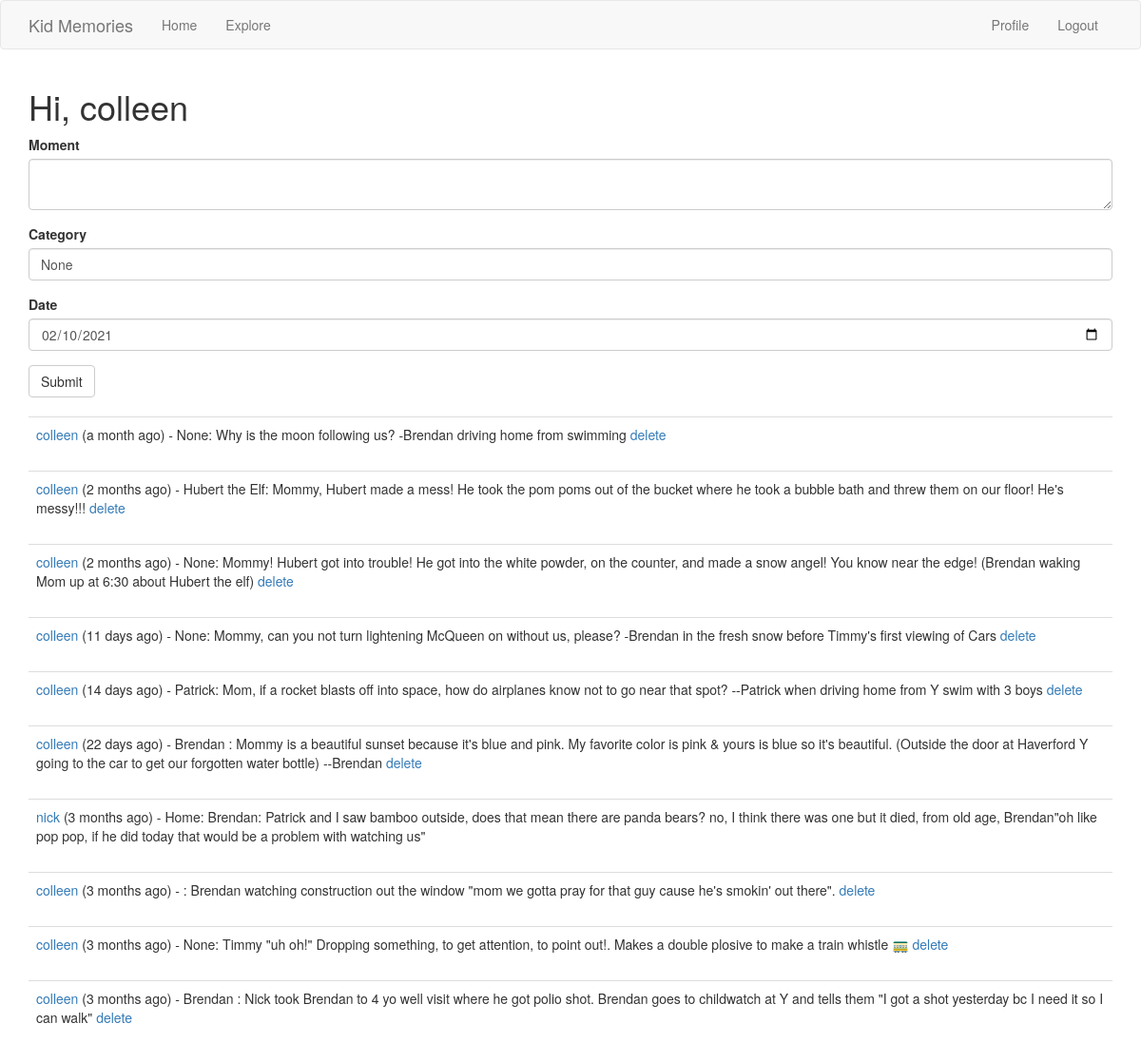
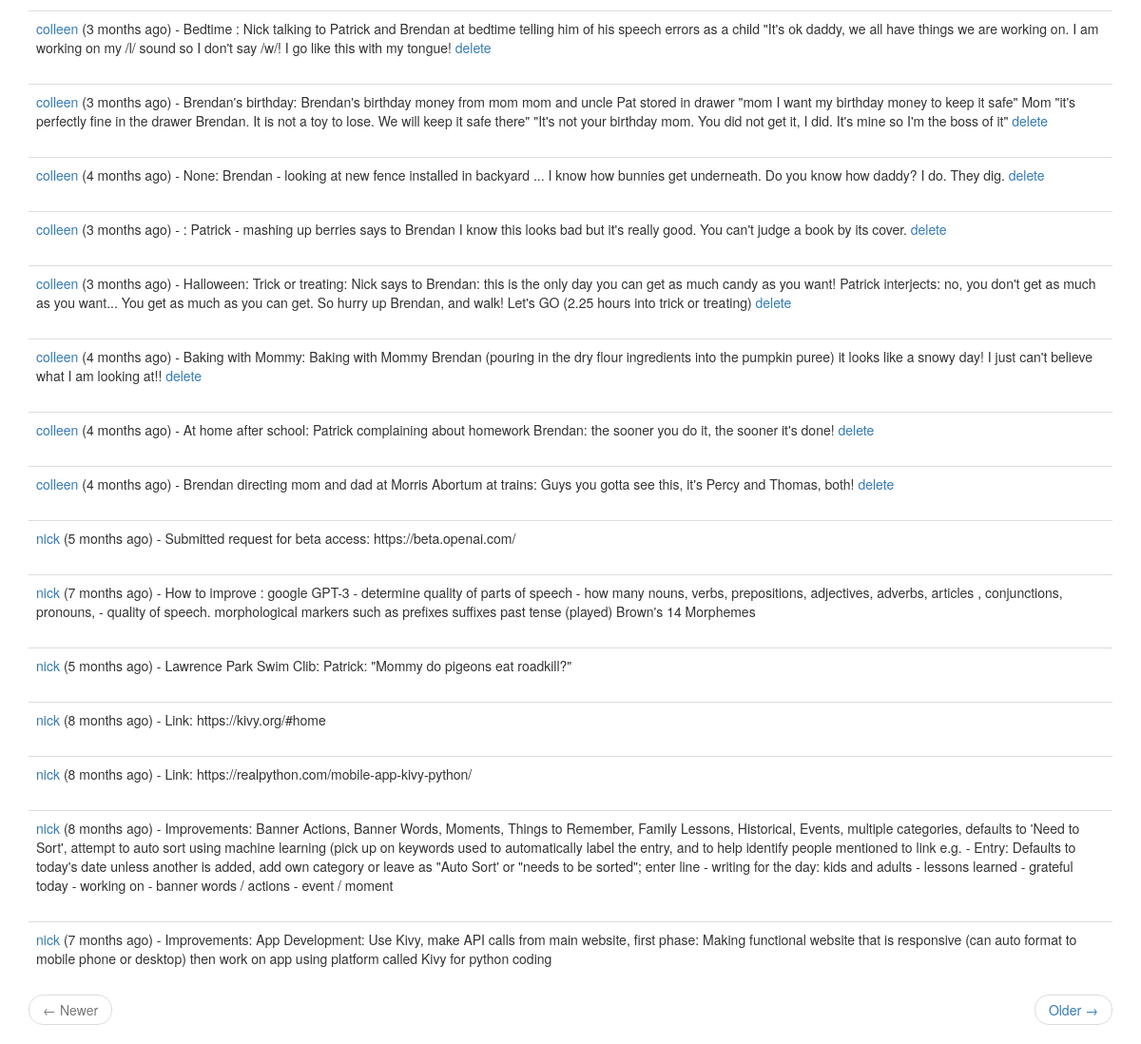
The page /index (signed in) on the database its author committed (2 pictures, top to bottom).
### app/models.py (models this page shows, shortened)
class PaginatedAPIMixin(object):
    @staticmethod
    def to_collection_dict(query, page, per_page, endpoint, **kwargs):
        resources = query.paginate(page, per_page, False)
        data = {
            'items': [item.to_dict() for item in resources.items],
            '_meta': {
                'page': page,
                'per_page': per_page,
                'total_pages': resources.pages,
                'total_items': resources.total
            },
            '_links': {
                'self': url_for(endpoint, page=page, per_page=per_page,
                                **kwargs),
                'next': url_for(endpoint, page=page + 1, per_page=per_page,
                                **kwargs) if resources.has_next else None,
                'prev': url_for(endpoint, page=page - 1, per_page=per_page,
                                **kwargs) if resources.has_prev else None
            }
        }
        return data

class User(UserMixin, PaginatedAPIMixin, db.Model):
    id = db.Column(db.Integer, primary_key=True)
    username = db.Column(db.String(64), index=True, unique=True)
    email = db.Column(db.String(120), index=True, unique=True)
    password_hash = db.Column(db.String(128))
    posts = db.relationship('Post', backref='author', lazy='dynamic')
    about_me = db.Column(db.String(140))
    last_seen = db.Column(db.DateTime, default=datetime.utcnow)
    token = db.Column(db.String(32), index=True, unique=True)
    token_expiration = db.Column(db.DateTime)
    followed = db.relationship(
        'User', secondary=followers,
        primaryjoin=(followers.c.follower_id == id),
        secondaryjoin=(followers.c.followed_id == id),
        backref=db.backref('followers', lazy='dynamic'), lazy='dynamic')
    def followed_posts(self):
        followed = Post.query.join(
            followers, (followers.c.followed_id == Post.user_id)).filter(
                followers.c.follower_id == self.id)
        own = Post.query.filter_by(user_id=self.id)
        return followed.union(own).order_by(Post.timestamp.desc())

class Post(db.Model):
    id = db.Column(db.Integer, primary_key=True)
    body = db.Column(db.String(140))
    category = db.Column(db.String(25), nullable=True)
    eventdate = db.Column(db.DateTime, default=datetime.utcnow)
    timestamp = db.Column(db.DateTime, index=True, default=datetime.utcnow)
    user_id = db.Column(db.Integer, db.ForeignKey('user.id'))
    image = db.Column(db.String(255), nullable = True)

### app/main/routes.py (the view)
@bp.route('/', methods=['GET', 'POST'])
@bp.route('/index', methods=['GET', 'POST'])
@login_required
def index():
    form = PostForm()
    if form.validate_on_submit():
        post = Post(body=form.post.data, author=current_user, category=form.category.data, eventdate=form.eventdate.data)
        db.session.add(post)
        db.session.commit()
        flash('Moment added')
        return redirect(url_for('main.index'))
    page = request.args.get('page', 1, type=int)
    posts = current_user.followed_posts().paginate(
        page, current_app.config['POSTS_PER_PAGE'], False)
    next_url = url_for('main.index', page=posts.next_num) \
        if posts.has_next else None
    prev_url = url_for('main.index', page=posts.prev_num) \
        if posts.has_prev else None
    return render_template('index.html', title='Home', form=form,posts=posts.items, next_url=next_url,prev_url=prev_url)

### app/main/forms.py
class PostForm(FlaskForm):
    post = TextAreaField('Moment', validators=[DataRequired()])
    category = StringField('Category', default='None')
    eventdate = DateField('Date', default=datetime.today() )
    submit = SubmitField('Submit')

### app/main/routes.py (called while the page is built)
@bp.before_app_request
def before_request():
    if current_user.is_authenticated:
        current_user.last_seen = datetime.utcnow()
        db.session.commit()

### app/models.py (called while the page is built)
@login.user_loader
def load_user(id):
    return User.query.get(int(id))

### app/templates/index.html
{% extends "base.html" %}
{% import 'bootstrap/wtf.html' as wtf %}
{% block app_content %}
    <h1>Hi, {{ current_user.username }}</h1>
    {% if form %}
    {{ wtf.quick_form(form) }}
    <br>
    {% endif %}
    {% for post in posts %}
        {% include '_post.html' %}
    {% endfor %}
    <nav aria-label="...">
        <ul class="pager">
            <li class="previous{% if not prev_url %} disabled{% endif %}">
                <a href="{{ prev_url or '#' }}">
                    <span aria-hidden="true">&larr;</span> Newer
                </a>
            </li>
            <li class="next{% if not next_url %} disabled{% endif %}">
                <a href="{{ next_url or '#' }}">
                    Older <span aria-hidden="true">&rarr;</span>
                </a>
            </li>
        </ul>
    </nav>
{% endblock %}

### app/templates/_post.html (shortened to what this page needs)
<table class="table table-hover">
        <tr>
            <td>
            {{ user_link }} ({{ moment(post.eventdate).fromNow() }}) - {{post.category}}: {{ post.body }}
            {% if post.author.username == current_user.username %}
                 <a href="{{ url_for('main.deletenote', id=post.id) }}">delete</a>
            {% endif %}
            </td>
        </tr>
    </table>

### rows shown on the page
User: username "colleen"
Post: user_link "colleen", eventdate "a month ago", category "None", body "Why is the moon following us? -Brendan driving home from swimming"
Post: user_link "colleen", eventdate "2 months ago", category "Hubert the Elf", body "Mommy, Hubert made a mess! He took the pom poms out of the bucket where he took a bubble bath and threw them on our floor! He's messy!!!"
Post: user_link "colleen", eventdate "2 months ago", category "None", body "Mommy! Hubert got into trouble! He got into the white powder, on the counter, and made a snow angel! You know near the edge! (Brendan waking Mom up at 6:30 about Hubert the elf)"
Post: user_link "colleen", eventdate "11 days ago", category "None", body "Mommy, can you not turn lightening McQueen on without us, please? -Brendan in the fresh snow before Timmy's first viewing of Cars"
Post: user_link "colleen", eventdate "14 days ago", category "Patrick", body "Mom, if a rocket blasts off into space, how do airplanes know not to go near that spot? --Patrick when driving home from Y swim with 3 boys"
Post: user_link "colleen", eventdate "22 days ago", category "Brendan", body "Mommy is a beautiful sunset because it's blue and pink. My favorite color is pink & yours is blue so it's beautiful. (Outside the door at Haverford Y going to the car to get our forgotten water bottle) --Brendan"
Post: user_link "nick", eventdate "3 months ago", category "Home", body "Brendan: Patrick and I saw bamboo outside, does that mean there are panda bears? no, I think there was one but it died, from old age, Brendan\"oh like pop pop, if he did today that would be a problem with watching us\""
Post: user_link "colleen", eventdate "3 months ago", body "Brendan watching construction out the window \"mom we gotta pray for that guy cause he's smokin' out there\"."
Post: user_link "colleen", eventdate "3 months ago", category "None", body "Timmy \"uh oh!\" Dropping something, to get attention, to point out!. Makes a double plosive to make a train whistle 🚃"
Post: user_link "colleen", eventdate "3 months ago", category "Brendan", body "Nick took Brendan to 4 yo well visit where he got polio shot. Brendan goes to childwatch at Y and tells them \"I got a shot yesterday bc I need it so I can walk\""
Post: user_link "colleen", eventdate "3 months ago", category "Bedtime", body "Nick talking to Patrick and Brendan at bedtime telling him of his speech errors as a child \"It's ok daddy, we all have things we are working on. I am working on my /l/ sound so I don't say /w/! I go like this with my tongue!"
Post: user_link "colleen", eventdate "3 months ago", category "Brendan's birthday", body "Brendan's birthday money from mom mom and uncle Pat stored in drawer \"mom I want my birthday money to keep it safe\" Mom \"it's perfectly fine in the drawer Brendan. It is not a toy to lose. We will keep it safe there\" \"It's not your birthday mom. You did not get it, I did. It's mine so I'm the boss of it\""
Post: user_link "colleen", eventdate "4 months ago", category "None", body "Brendan - looking at new fence installed in backyard ... I know how bunnies get underneath. Do you know how daddy? I do. They dig."
Post: user_link "colleen", eventdate "3 months ago", body "Patrick - mashing up berries says to Brendan I know this looks bad but it's really good. You can't judge a book by its cover."
Post: user_link "colleen", eventdate "3 months ago", category "Halloween", body "Trick or treating: Nick says to Brendan: this is the only day you can get as much candy as you want! Patrick interjects: no, you don't get as much as you want... You get as much as you can get. So hurry up Brendan, and walk! Let's GO (2.25 hours into trick or treating)"
Post: user_link "colleen", eventdate "4 months ago", category "Baking with Mommy", body "Baking with Mommy Brendan (pouring in the dry flour ingredients into the pumpkin puree) it looks like a snowy day! I just can't believe what I am looking at!!"
Post: user_link "colleen", eventdate "4 months ago", category "At home after school", body "Patrick complaining about homework Brendan: the sooner you do it, the sooner it's done!"
Post: user_link "colleen", eventdate "4 months ago", category "Brendan directing mom and dad at Morris Abortum at trains", body "Guys you gotta see this, it's Percy and Thomas, both!"
Post: user_link "nick", eventdate "5 months ago", category "Submitted request for beta access", body "https://beta.openai.com/"
Post: user_link "nick", eventdate "7 months ago", category "How to improve", body "google GPT-3 - determine quality of parts of speech - how many nouns, verbs, prepositions, adjectives, adverbs, articles , conjunctions, pronouns, - quality of speech. morphological markers such as prefixes suffixes past tense (played) Brown's 14 Morphemes"
Post: user_link "nick", eventdate "5 months ago", category "Lawrence Park Swim Clib", body "Patrick: \"Mommy do pigeons eat roadkill?\""
Post: user_link "nick", eventdate "8 months ago", category "Link", body "https://kivy.org/#home"
Post: user_link "nick", eventdate "8 months ago", category "Link", body "https://realpython.com/mobile-app-kivy-python/"
Post: user_link "nick", eventdate "8 months ago", category "Improvements", body "Banner Actions, Banner Words, Moments, Things to Remember, Family Lessons, Historical, Events, multiple categories, defaults to 'Need to Sort', attempt to auto sort using machine learning (pick up on keywords used to automatically label the entry, and to help identify people mentioned to link e.g. - Entry: Defaults to today's date unless another is added, add own category or leave as \"Auto Sort' or \"needs to be sorted\"; enter line - writing for the day: kids and adults - lessons learned - grateful today - working on - banner words / actions - event / moment"
Post: user_link "nick", eventdate "7 months ago", category "Improvements", body "App Development: Use Kivy, make API calls from main website, first phase: Making functional website that is responsive (can auto format to mobile phone or desktop) then work on app using platform called Kivy for python coding"
